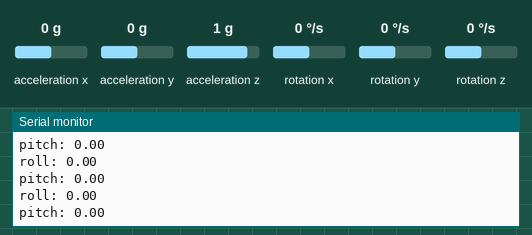
This sketch was run on a simulated ESP32. Shown: the last lines printed to the serial monitor. The inputs (shaded band) are chosen by the test bench; at power-on: acceleration x 0 g, acceleration y 0 g, acceleration z 1 g, rotation x 0 °/s, rotation y 0 °/s, rotation z 0 °/s.

Above: at 1.2 s.
1.3 s: acceleration x set to -1.4 g
At 1.8 s:
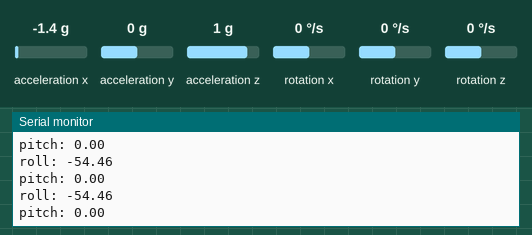
2.8 s: acceleration y set to -1.4 g
At 3.5 s:
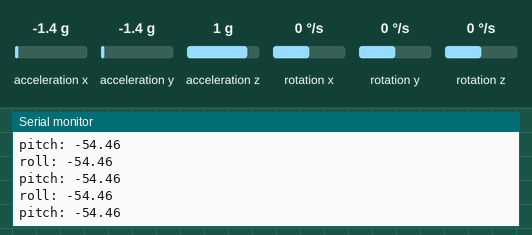
4.3 s: acceleration z set to -1.4 g
Timing chart, 0 to 4.7 s (numbered marks = the images above; inputs shaded):
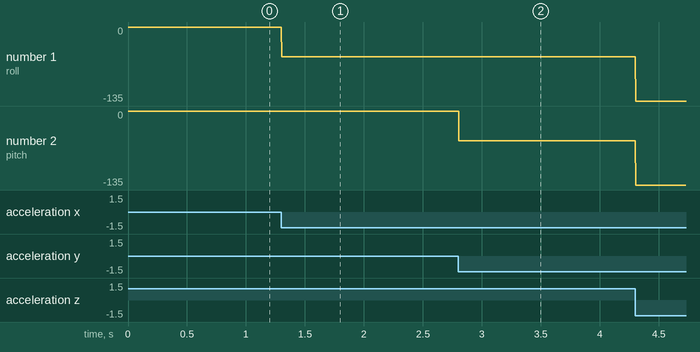

Measured:
- after the input at 1.3 s, the serial monitor: prints a new line at once (image 1)
- after the input at 2.8 s, the serial monitor: prints a new line at once (image 2)
- plotted number 1: 0 → -54.46 after the input at 1.3 s, -54.46 → -135 after the input at 4.3 s
- plotted number 2: -54.46 → -135 after the input at 4.3 s

The sketch:

readIMU.ino
```cpp
#include<MPU6050.h>
#include<Wire.h>
MPU6050 mpu;
// imu varibles
float acc_angle_y; //roll
float acc_angle_x; //pitch
// have to put in setup
  void setup(){
  Serial.begin(115200);
  Wire.begin(21,22);
  mpu.initialize(); //initalising IMU
    if(mpu.testConnection()){   //
    Serial.println("MPU6050 connected...");
    } else{
      Serial.println("MPU6050 not connected...Check Connection");
      while(1);
      }
  }

  void loop(){
    readIMU();
  printAngle();
    }

  void readIMU() {
  int16_t ax,ay,az; // accelerometer values
  int16_t gx,gy,gz; // gyroscope values
  mpu.getMotion6(&ax, &ay, &az, &gx, &gy, &gz);
  //Will decice pitch or roll based on final oreintation of mpu
  acc_angle_y= atan2(ax,az)*180/PI;  //read angle from accelerometer // roll
  acc_angle_x= atan2(ay,az)*180/PI;  //read angle from accelerometer // pitch
  }
  void printAngle(){
     //Will decice pitch or roll based on final oreintation of mpu
    Serial.print("roll: ");
    Serial.println(acc_angle_y);
    Serial.print("pitch: ");
    Serial.println(acc_angle_x);
  }
```
